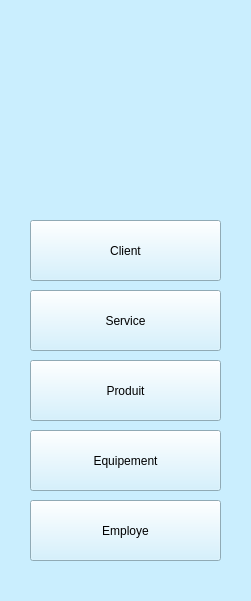
   <widget class="QWidget" name="widget" native="true">
    <property name="geometry">
     <rect>
      <x>30</x>
      <y>10</y>
      <width>251</width>
      <height>601</height>
     </rect>
    </property>
    <property name="styleSheet">
     <string notr="true">background-color: #CAEEFE; /* Fond bleu clair pour le groupe */
</string>
    </property>
    <widget class="QLabel" name="label_8">
     <property name="geometry">
      <rect>
       <x>-10</x>
       <y>0</y>
       <width>271</width>
       <height>201</height>
      </rect>
     </property>
     <property name="text">
      <string/>
     </property>
     <property name="pixmap">
      <pixmap resource="Resource.qrc">:/images/Logo.png</pixmap>
     </property>
     <property name="scaledContents">
      <bool>true</bool>
     </property>
    </widget>
    <widget class="QPushButton" name="pushButton_11">
     <property name="geometry">
      <rect>
       <x>30</x>
       <y>360</y>
       <width>191</width>
       <height>61</height>
      </rect>
     </property>
     <property name="cursor">
      <cursorShape>PointingHandCursor</cursorShape>
     </property>
     <property name="styleSheet">
      <string notr="true">background-color:#99CC99;
font: 14pt &quot;Tempus Sans ITC&quot;;
border-radius: 25px; 
border: 1.5px solid #29ABE2; 
color:#000000;
QPushButton: {
                     font-size: 14px;
                      transition: all 0.3s ease;
                      }
QPushButton:hover {
                      font-size: 18px;
                      }</string>
     </property>
     <property name="text">
      <string>Produit</string>
     </property>
    </widget>
    <widget class="QPushButton" name="pushButton_12">
     <property name="geometry">
      <rect>
       <x>30</x>
       <y>430</y>
       <width>191</width>
       <height>61</height>
      </rect>
     </property>
     <property name="cursor">
      <cursorShape>PointingHandCursor</cursorShape>
     </property>
     <property name="styleSheet">
      <string notr="true">background-color:#99CC99;
font: 14pt &quot;Tempus Sans ITC&quot;;
border-radius: 25px; 
border: 1.5px solid #29ABE2; 
color:#000000;
QPushButton: {
                     font-size: 14px;
                      transition: all 0.3s ease;
                      }
QPushButton:hover {
                      font-size: 18px;
                      }</string>
     </property>
     <property name="text">
      <string>Equipement</string>
     </property>
    </widget>
    <widget class="QPushButton" name="pushButton_10">
     <property name="geometry">
      <rect>
       <x>30</x>
       <y>290</y>
       <width>191</width>
       <height>61</height>
      </rect>
     </property>
     <property name="cursor">
      <cursorShape>PointingHandCursor</cursorShape>
     </property>
     <property name="styleSheet">
      <string notr="true">background-color:#99CC99;
font: 14pt &quot;Tempus Sans ITC&quot;;
border-radius: 25px; 
border: 1.5px solid #29ABE2; 
color:#000000;
QPushButton: {
                     font-size: 14px;
                      transition: all 0.3s ease;
                      }
QPushButton:hover {
                      font-size: 18px;
                      }</string>
     </property>
     <property name="text">
      <string>Service</string>
     </property>
    </widget>
    <widget class="QPushButton" name="pushButton_8">
     <property name="geometry">
      <rect>
       <x>30</x>
       <y>220</y>
       <width>191</width>
       <height>61</height>
      </rect>
     </property>
     <property name="cursor">
      <cursorShape>PointingHandCursor</cursorShape>
     </property>
     <property name="styleSheet">
      <string notr="true">background-color:#99CC99;
font: 14pt &quot;Tempus Sans ITC&quot;;
border-radius: 25px; 
border: 1.5px solid #29ABE2; 
color:#000000;
QPushButton: {
                     font-size: 14px;
                      transition: all 0.3s ease;
                      }
QPushButton:hover {
                      font-size: 18px;
                      }</string>
     </property>
     <property name="text">
      <string>Client</string>
     </property>
    </widget>
    <widget class="QPushButton" name="pushButton_13">
     <property name="geometry">
      <rect>
       <x>30</x>
       <y>500</y>
       <width>191</width>
       <height>61</height>
      </rect>
     </property>
     <property name="cursor">
      <cursorShape>ArrowCursor</cursorShape>
     </property>
     <property name="styleSheet">
      <string notr="true">background-color:#7EB6D4;
font: 14pt &quot;Tempus Sans ITC&quot;;
border-radius: 25px; 
border: 1.5px solid #29ABE2; 
color:#000000;
QPushButton: {
                     font-size: 14px;
                      transition: all 0.3s ease;
                      }
QPushButton:hover {
                      font-size: 18px;
                      }</string>
     </property>
     <property name="text">
      <string>Employe</string>
     </property>
    </widget>
   </widget>
